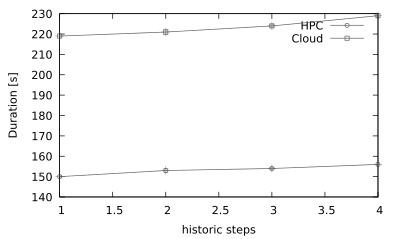

Here is the gnuplot script that generated this plot:
#set term png size 800,400
#set output 'by-history-duration.png'

set terminal pdf size 4,2.4
set output 'by-history-duration.pdf'

#x axis formatting
set xlabel 'historic steps'

#y axis formatting
set ylabel 'Duration [s]'

# styles
set style line 1 \
    linecolor rgb '#606060' \
    linetype 1 linewidth 1.0 \
    pointtype 6 pointsize 0.5
set style line 2 \
    linecolor rgb '#606060' \
    linetype 1 linewidth 1.0 \
    pointtype 4 pointsize 0.5
set style line 3 \
    linecolor rgb '#A0A0A0' \
    linetype 1 linewidth 1

set autoscale

plot \
    "by-history-duration-hpc.csv" using 1:2:3 with errorbars ls 3 notitle, "" using 1:2 with linespoints ls 1 title 'HPC', \
    "by-history-duration-uninet.csv" using 1:2:3 with errorbars ls 3 notitle, "" using 1:2 with linespoints ls 2 title 'Cloud'
